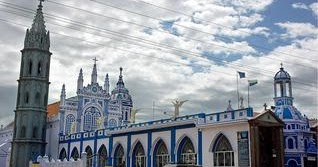
#> input picture ex1/church.jpg, 318 x 167 px
$ jupyter execute edge_detection.ipynb   (older library calls are emulated)
#> lines starting #> are read from the running program, lines starting #| are printed output that depends on the picture
[cell 1]
import matplotlib.pyplot as plt
import cv2

[cell 2]
def display_image(title, image):
    plt.figure(figsize=(4, 4))
    plt.title(title)
    plt.imshow(image, cmap='gray')
    plt.axis('off')
    plt.show()

[cell 3]
image = cv2.imread('church.jpg')
#> image is the input picture: shape (167, 318, 3); mean B, G, R 159.8, 151.2, 144.7
rgb_image = cv2.cvtColor(image, cv2.COLOR_BGR2RGB)
display_image('Original Image', rgb_image)

[cell 4]
gray_scale = cv2.cvtColor(image, cv2.COLOR_BGR2GRAY)
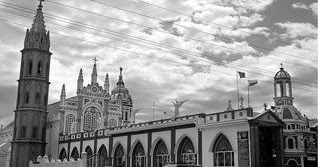
#> gray_scale: shape (167, 318); min 0, max 255, mean 150.2
display_image('Grayscale Image', gray_scale)

[cell 5]
# Edge Detection - Sobel Operator, Canny, Laplacian, Prewitt, Robert

[cell 6]
from skimage.filters import sobel, roberts, prewitt

sobel_edges = sobel(gray_scale)
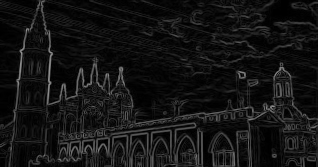
#> sobel_edges: shape (167, 318) float64; min 0, max 0.59, mean 0.0776
display_image('Sobel Operator', sobel_edges)

[cell 7]
roberts_operator = roberts(gray_scale)
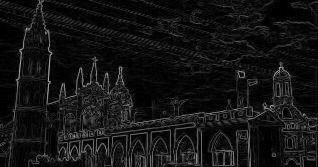
#> roberts_operator: shape (167, 318) float64; min 0, max 0.672, mean 0.0796
display_image('Roberts Operator', roberts_operator)

[cell 8]
prewitt_filter = prewitt(gray_scale)
display_image('Prewitt Filter', prewitt_filter)

[cell 9]
laplacian_filter = cv2.Laplacian(gray_scale, cv2.CV_16S)
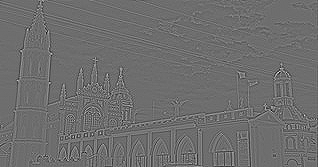
#> laplacian_filter: shape (167, 318) int16; min -401, max 527, mean -0.1; drawn with min black and max white
display_image('Laplacian Filter', laplacian_filter)

[cell 10]
canny_edge_detector = cv2.Canny(gray_scale, 100, 200)
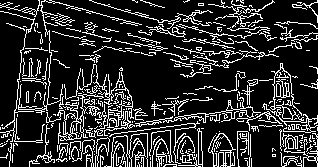
#> canny_edge_detector: shape (167, 318); 18.2% white in thin lines or dots
display_image('Canny Edge Detector', canny_edge_detector)
